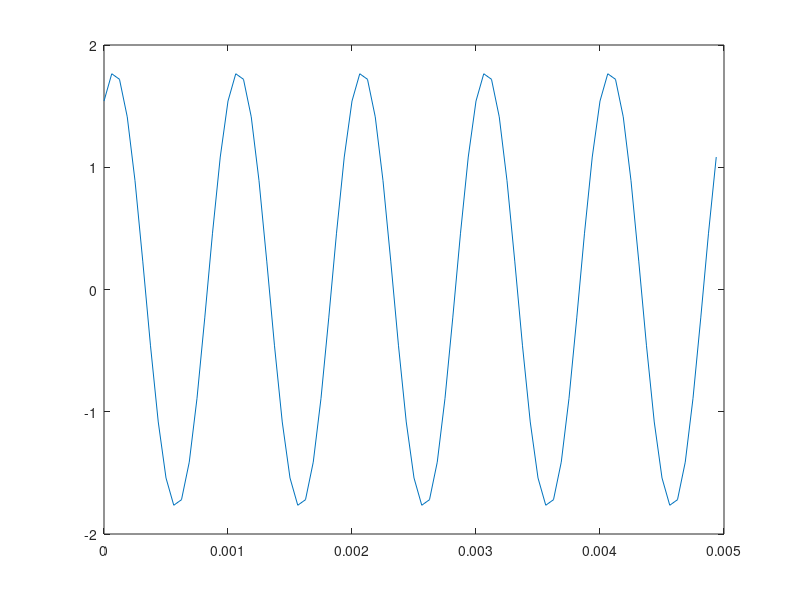

Source code (MATLAB):
clear
clc

f0 = 1000; %Fréquence du sinus
fe = 16000; %Fréquence d'échantillonage
A=2;
T0 = 1/f0;
Te = 1/fe;
D = 2;
t = (0:Te:D);
n = ceil(5*(T0/Te)); % nbre d'échantillons
B=1.78;
phi = pi/3;
y = B*sin(2*pi*f0*t+phi);

plot(t(1:n), y(1:n))